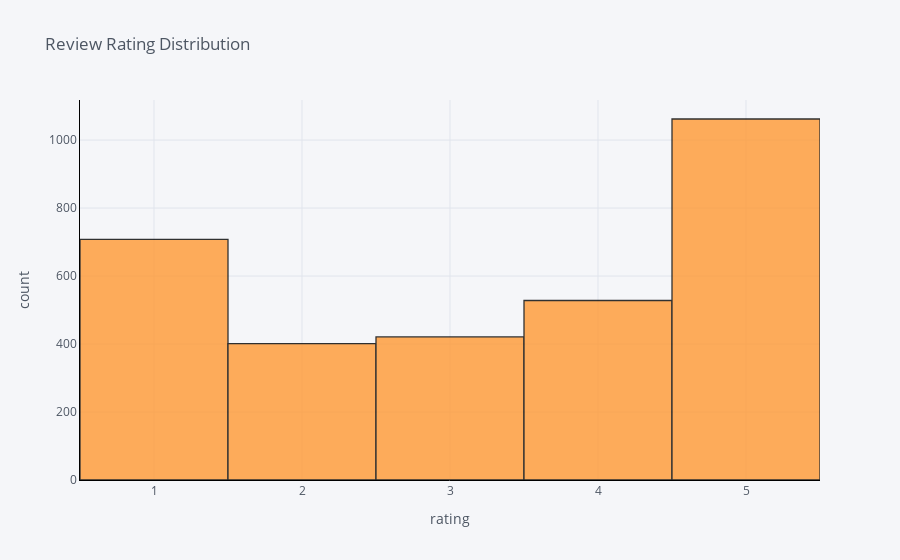

The notebook cell saved with this chart:
### Code cell
#The distribution of review ratings
data['Rating'].iplot(
    kind='hist',
    xTitle='rating',
    linecolor='black',
    yTitle='count',
    title='Review Rating Distribution')

### Figure 1 — Plotly figure (JSON) as saved in the notebook; plotly's stock layout.template omitted (floating-point values rounded to 4 significant figures; data arrays with more than 128 entries replaced by an {"elided": "..."} marker saying what was removed)
{"data": [{"histfunc": "count", "histnorm": "", "marker": {"color": "rgba(255, 153, 51, 1.0)", "line": {"color": "#000000", "width": 1.3}}, "name": "Rating", "opacity": 0.8, "orientation": "v", "type": "histogram", "x": {"elided": "3120 int values"}}], "layout": {"barmode": "overlay", "legend": {"bgcolor": "#F5F6F9", "font": {"color": "#4D5663"}}, "paper_bgcolor": "#F5F6F9", "plot_bgcolor": "#F5F6F9", "title": {"font": {"color": "#4D5663"}, "text": "Review Rating Distribution"}, "xaxis": {"gridcolor": "#E1E5ED", "linecolor": "black", "showgrid": true, "tickfont": {"color": "#4D5663"}, "title": {"font": {"color": "#4D5663"}, "text": "rating"}, "zerolinecolor": "#E1E5ED"}, "yaxis": {"gridcolor": "#E1E5ED", "linecolor": "black", "showgrid": true, "tickfont": {"color": "#4D5663"}, "title": {"font": {"color": "#4D5663"}, "text": "count"}, "zerolinecolor": "#E1E5ED"}}}
